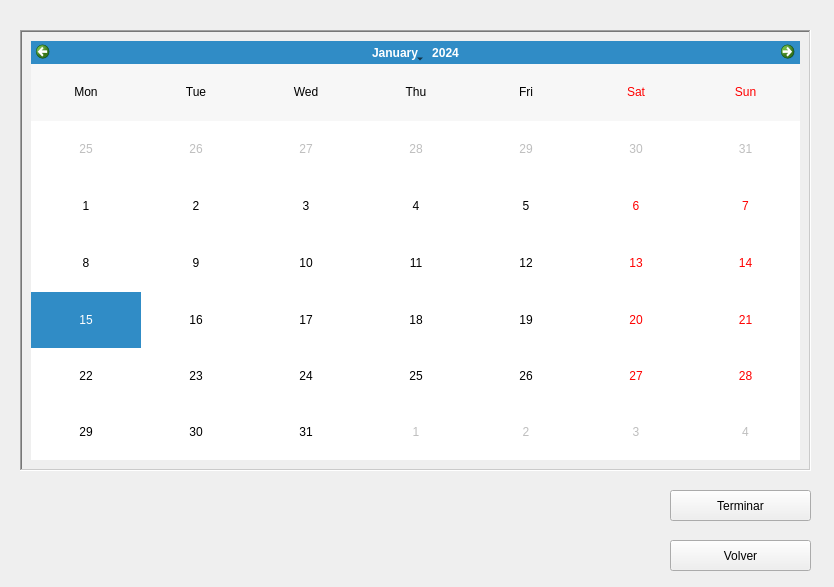
<?xml version="1.0" encoding="UTF-8"?>
<ui version="4.0">
 <class>frmCalendario</class>
 <widget class="QDialog" name="frmCalendario">
  <property name="geometry">
   <rect>
    <x>0</x>
    <y>0</y>
    <width>834</width>
    <height>587</height>
   </rect>
  </property>
  <property name="windowTitle">
   <string>Dialog</string>
  </property>
  <widget class="QFrame" name="frame">
   <property name="geometry">
    <rect>
     <x>20</x>
     <y>30</y>
     <width>791</width>
     <height>441</height>
    </rect>
   </property>
   <property name="frameShape">
    <enum>QFrame::WinPanel</enum>
   </property>
   <property name="frameShadow">
    <enum>QFrame::Sunken</enum>
   </property>
   <layout class="QVBoxLayout" name="verticalLayout">
    <item>
     <widget class="QCalendarWidget" name="calCalendario">
      <property name="verticalHeaderFormat">
       <enum>QCalendarWidget::NoVerticalHeader</enum>
      </property>
     </widget>
    </item>
   </layout>
  </widget>
  <widget class="QPushButton" name="cmdGuardar">
   <property name="geometry">
    <rect>
     <x>670</x>
     <y>490</y>
     <width>141</width>
     <height>31</height>
    </rect>
   </property>
   <property name="text">
    <string>Terminar</string>
   </property>
   <property name="icon">
    <iconset resource="Imagenes.qrc">
     <normaloff>:/imagenes/aceptar.jpeg</normaloff>:/imagenes/aceptar.jpeg</iconset>
   </property>
   <property name="autoDefault">
    <bool>false</bool>
   </property>
  </widget>
  <widget class="QPushButton" name="cmdVolver">
   <property name="geometry">
    <rect>
     <x>670</x>
     <y>540</y>
     <width>141</width>
     <height>31</height>
    </rect>
   </property>
   <property name="text">
    <string>Volver</string>
   </property>
   <property name="icon">
    <iconset resource="Imagenes.qrc">
     <normaloff>:/imagenes/volver.png</normaloff>:/imagenes/volver.png</iconset>
   </property>
   <property name="autoDefault">
    <bool>false</bool>
   </property>
  </widget>
 </widget>
 <resources>
  <include location="Imagenes.qrc"/>
 </resources>
 <connections/>
</ui>
